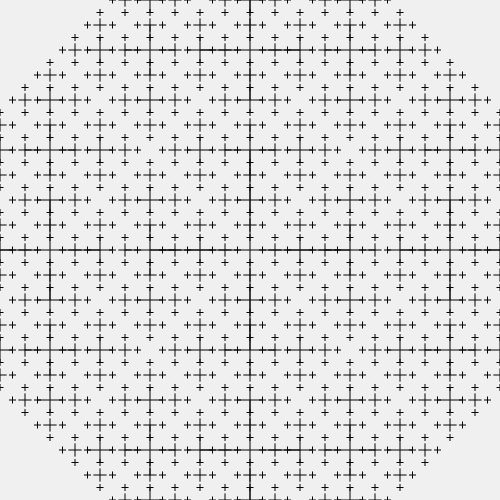
Frame 1 (no input)
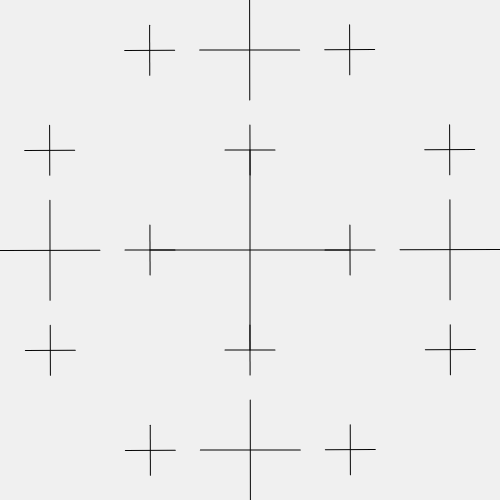
Frame 60 (no input)
Frame 120 (the mouse pressed at the canvas centre since frame 60): identical to frame 60, image omitted

The p5.js sketch that drew these frames (run headless with seeded random() and noise() and a simulated clock; from frame 60 on, the mouse is pressed at the canvas centre):

// p5.js sketch
// ── sketch.js
var angle = 0;
var slider, slider2;
var mul = 0.5;
var i = 0;
var size_limit = 10;
var angle = 0;

function setup() {
    
	createCanvas(500, 500);

	stroke(5);
	noFill();

	slider = createSlider(10, 150, 50, 0.1);
	slider2 = createSlider(0, TWO_PI, PI, 0.01);


	textSize(10);

}


function draw() {

	background(240);

	translate(width/2, height/2);
	drawLine(200);

	size_limit = slider.value();
	// console.log(size_limit);
	angle = slider2.value();


}


function drawLine(r) {
	// i++;
	// text(i, 0, 0);

	line(-r/2, 0, r/2, 0); // 가로
	line(0, -r/2, 0, r/2); // 세로 

	if (r > size_limit) {

		// right
		push(); // save
			rotate(angle);
			translate(r, 0);
			drawLine(r * mul);
		pop(); // restore

		// left
		push(); // save
			rotate(angle);
			translate(-r, 0);
			drawLine(r * mul);
		pop(); // restore

		// down 
		push(); // save
			rotate(angle);
			translate(0, r);
			drawLine(r * mul);
		pop(); // restore

		// up 
		push(); // save
			rotate(angle);
			translate(0, -r);
			drawLine(r * mul);
		pop(); // restore

	}





}
